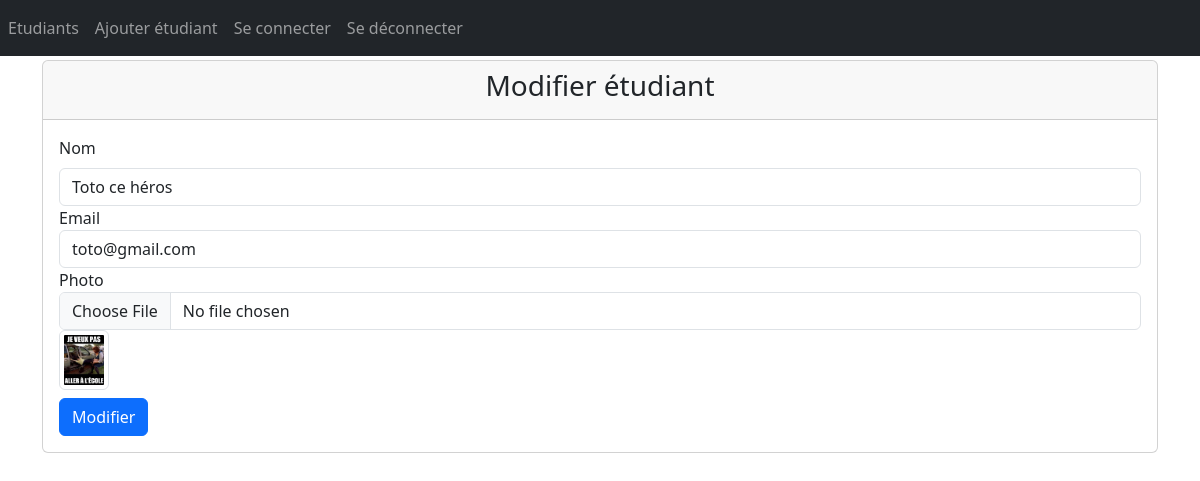
The app's page /scolarite/saisirEtudiant.php?code=1 (signed in) with its own data.
### tables this page shows
CREATE TABLE IF NOT EXISTS `etudiants` (
  `code` int NOT NULL AUTO_INCREMENT,
  `nom` varchar(50) DEFAULT NULL,
  `email` varchar(120) DEFAULT NULL,
  `photo` varchar(150) DEFAULT NULL,
  PRIMARY KEY (`code`)
);

### scolarite/saisirEtudiant.php (the view, shortened to what this page needs)
<?php
if (isset($_GET['code'])) {
    $code = $_GET['code'];
    require_once "connexion.php";
    $ps = $pdo->prepare("SELECT * FROM etudiants WHERE code = ? ;");
    $params = array($code);
    $ps->execute($params);
    $etudiant = $ps->fetch();
    $nom = $etudiant['nom'];
    $email = $etudiant['email'];
    $nomphoto = $etudiant['photo'];
    $actionName = "Modifier";
    $action = "modifierEtudiant.php";
    $imghtml = "<img src=\"images/$nomphoto\" alt=\"$nomphoto\" class=\"img-thumbnail img-fluid w-5\" width=\"50\" height=\"50\" >";
}
?>
<!DOCTYPE html>
<html lang="en">
<head>
    <link href="https://cdn.jsdelivr.net/npm/bootstrap@5.3.2/dist/css/bootstrap.min.css" rel="stylesheet">
</head>
<body>
    <?php
    require_once("entete.php");
    ?>
    <div class="container" style="margin-top:60px">
        <div class="card">
            <div class="card-header"><h3 class="text-center"><?php echo $actionName ?> étudiant</h3></div>
            <div class="card-body">
                <form enctype="multipart/form-data" method="post" action="<?php echo $action ?>">
                    <div class="form-group">
                        <div><label for="nom" class="form-label">Nom</label><input type="text" class="form-control" name="nom" id="nom" value="<?php echo $nom ?>"></div>
                        <div><label for="email">Email</label><input type="email" class="form-control" name="email" id="email" value="<?php echo $email ?>"></div>
                        <div><label for="photo">Photo</label><input type="file" class="form-control" name="photo" id="photo" value="<?php echo $nomphoto ?>"> <?php echo $imghtml ?></div>
                        <div><input type="submit" value="<?php echo $actionName ?>" class="btn btn-primary mt-2" name="<?php echo $actionName ?>" ></div>
                    </div>
                </form>
            </div>
        </div>
    </div>
</body>
</html>

### records on screen
etudiants: nom "Toto ce héros", email "toto@gmail.com", photo (picture)

### other values on screen
$actionName "Modifier"
